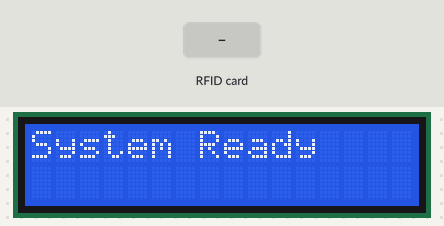
Recording of a sketch running on a simulated Arduino Uno, built with avr-gcc and run on an emulated ATmega328P. Shown: 16×2 character LCD. Wiring (inferred from the names in the program): IR receiver: data pin 2. Inputs (shaded band) come from the test bench.

Above: at 1.2 s.
At 3.8 s:
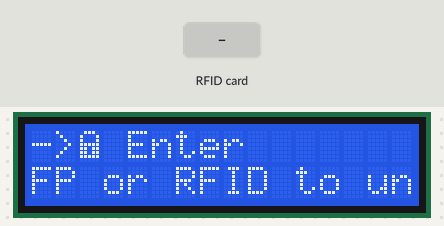
3.9 s: RFID card 61 1A AD 10 held to the reader
At 6.2 s:
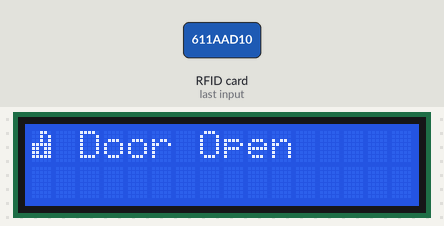
At 8.9 s:
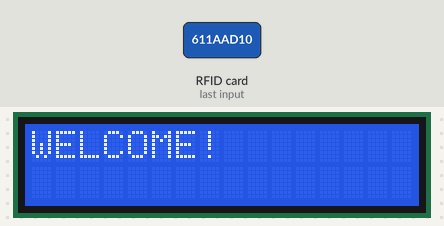
Timing chart, 0 to 10.4 s (numbered marks = the images above; inputs shaded):
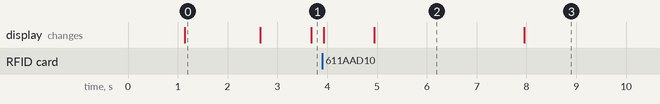

The sketch:

Ardino.ino
```cpp
#include <Wire.h>
#include <LiquidCrystal_I2C.h>
#include <Adafruit_Fingerprint.h>
#include <SoftwareSerial.h>
#include <SPI.h>
#include <MFRC522.h>

// Pin Setup
#define IR_SENSOR 2
#define RST_PIN 9
#define SS_PIN 10

// RFID + Fingerprint
MFRC522 rfid(SS_PIN, RST_PIN);
SoftwareSerial fingerSerial(4, 5);  // RX, TX
Adafruit_Fingerprint finger = Adafruit_Fingerprint(&fingerSerial);

// LCD
LiquidCrystal_I2C lcd(0x27, 16, 2);

// Allowed RFID UID
byte allowedUID[4] = {0x61, 0x1A, 0xAD, 0x10};

// Custom Characters
byte lockIcon[8] = {
  B01110,
  B10001,
  B10001,
  B11111,
  B11011,
  B11011,
  B11111,
  B00000
};

byte unlockIcon[8] = {
  B00110,
  B00101,
  B00101,
  B11111,
  B11011,
  B11011,
  B11111,
  B00000
};

void setup() {
  pinMode(IR_SENSOR, INPUT);
  lcd.init();
  lcd.backlight();
  lcd.createChar(0, lockIcon);
  lcd.createChar(1, unlockIcon);

  finger.begin(57600);
  SPI.begin();
  rfid.PCD_Init();

  if (!finger.verifyPassword()) {
    lcd.setCursor(0, 0);
    lcd.print("Fingerprint Fail");
    while (1);
  }

  lcd.setCursor(0, 0);
  lcd.print("System Ready");
  delay(1500);
}

void loop() {
  if (digitalRead(IR_SENSOR) == HIGH) {
    lcd.clear();
    lcd.setCursor(0, 0);
    lcd.print("WELCOME!");
    delay(1000);

    lcd.clear();
    lcd.setCursor(0, 0);
    lcd.print("->");
    lcd.write(byte(0)); // 🔒 lock icon
    lcd.print(" Enter");
    lcd.setCursor(0, 1);
    lcd.print("FP or RFID to unlock");

    unsigned long startTime = millis();
    bool attempted = false;
    bool granted = false;

    while (millis() - startTime < 10000) {
      // Fingerprint
      if (finger.getImage() == FINGERPRINT_OK) {
        attempted = true;
        if (finger.image2Tz() == FINGERPRINT_OK && finger.fingerFastSearch() == FINGERPRINT_OK) {
          granted = true;
          lcd.clear();
          lcd.setCursor(0, 0);
          lcd.print("Fingerprint OK");
          delay(1000);
          unlockAnimation();
          break;
        } else {
          lcd.clear();
          lcd.setCursor(0, 0);
          lcd.print("Access Denied");
          delay(1500);
          break;
        }
      }

      // RFID
      if (rfid.PICC_IsNewCardPresent() && rfid.PICC_ReadCardSerial()) {
        attempted = true;
        granted = checkRFID();
        lcd.clear();
        if (granted) {
          lcd.setCursor(0, 0);
          lcd.print("ID Correct");
          delay(1000);
          unlockAnimation();
        } else {
          lcd.setCursor(0, 0);
          lcd.print("Access Denied");
          delay(1500);
        }
        rfid.PICC_HaltA();
        break;
      }
    }

    lcd.clear();
    lcd.setCursor(0, 0);
    lcd.print("WELCOME!");
    delay(1000);
  } else {
    lcd.clear();
    lcd.setCursor(0, 0);
    lcd.print("WAITING FOR");
    lcd.setCursor(0, 1);
    lcd.print("SOMEONE...");
  }

  delay(500);
}

void unlockAnimation() {
  lcd.clear();
  lcd.setCursor(0, 0);
  lcd.write(byte(1));  // 🔓 unlock icon
  lcd.print(" Door Open");
  delay(3000);
}

bool checkRFID() {
  for (byte i = 0; i < 4; i++) {
    if (rfid.uid.uidByte[i] != allowedUID[i]) {
      return false;
    }
  }
  return true;
}
```

Measured:
- after the input at 3.9 s, the display: first changes at once (image 2 shows a later state)
- what the display in image 0 shows lasts 1.6 s, from 1.1 s to 2.7 s
- what the display in image 2 shows lasts 3.1 s, from 4.9 s to 8.0 s
